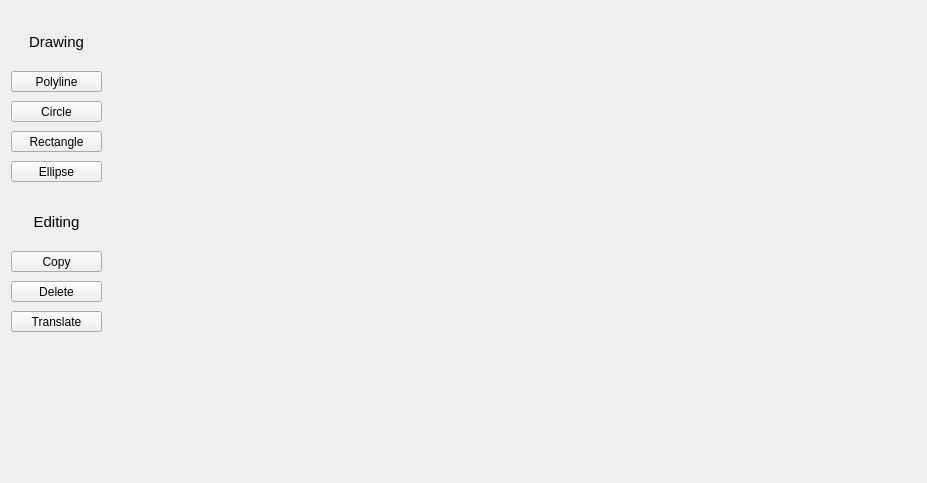
<?xml version="1.0" encoding="UTF-8"?>
<ui version="4.0">
 <class>MainWindow</class>
 <widget class="QWidget" name="MainWindow">
  <property name="geometry">
   <rect>
    <x>0</x>
    <y>0</y>
    <width>927</width>
    <height>483</height>
   </rect>
  </property>
  <property name="windowTitle">
   <string>ELVIS</string>
  </property>
  <layout class="QGridLayout" name="gridLayout">
   <item row="0" column="0">
    <widget class="QWidget" name="centralWidget" native="true">
     <property name="minimumSize">
      <size>
       <width>91</width>
       <height>421</height>
      </size>
     </property>
     <property name="maximumSize">
      <size>
       <width>91</width>
       <height>421</height>
      </size>
     </property>
     <widget class="QLabel" name="label">
      <property name="geometry">
       <rect>
        <x>10</x>
        <y>10</y>
        <width>71</width>
        <height>41</height>
       </rect>
      </property>
      <property name="minimumSize">
       <size>
        <width>71</width>
        <height>41</height>
       </size>
      </property>
      <property name="maximumSize">
       <size>
        <width>71</width>
        <height>41</height>
       </size>
      </property>
      <property name="font">
       <font>
        <pointsize>11</pointsize>
       </font>
      </property>
      <property name="text">
       <string>Drawing</string>
      </property>
      <property name="alignment">
       <set>Qt::AlignCenter</set>
      </property>
      <property name="wordWrap">
       <bool>false</bool>
      </property>
     </widget>
     <widget class="QPushButton" name="pushButton">
      <property name="geometry">
       <rect>
        <x>0</x>
        <y>60</y>
        <width>91</width>
        <height>21</height>
       </rect>
      </property>
      <property name="maximumSize">
       <size>
        <width>91</width>
        <height>21</height>
       </size>
      </property>
      <property name="text">
       <string>Polyline</string>
      </property>
     </widget>
     <widget class="QLabel" name="label_2">
      <property name="geometry">
       <rect>
        <x>10</x>
        <y>190</y>
        <width>71</width>
        <height>41</height>
       </rect>
      </property>
      <property name="maximumSize">
       <size>
        <width>71</width>
        <height>41</height>
       </size>
      </property>
      <property name="font">
       <font>
        <pointsize>11</pointsize>
       </font>
      </property>
      <property name="text">
       <string>Editing</string>
      </property>
      <property name="alignment">
       <set>Qt::AlignCenter</set>
      </property>
      <property name="wordWrap">
       <bool>false</bool>
      </property>
     </widget>
     <widget class="QPushButton" name="pushButton_2">
      <property name="geometry">
       <rect>
        <x>0</x>
        <y>90</y>
        <width>91</width>
        <height>21</height>
       </rect>
      </property>
      <property name="maximumSize">
       <size>
        <width>91</width>
        <height>21</height>
       </size>
      </property>
      <property name="text">
       <string>Circle</string>
      </property>
     </widget>
     <widget class="QPushButton" name="pushButton_3">
      <property name="geometry">
       <rect>
        <x>0</x>
        <y>120</y>
        <width>91</width>
        <height>21</height>
       </rect>
      </property>
      <property name="maximumSize">
       <size>
        <width>91</width>
        <height>21</height>
       </size>
      </property>
      <property name="text">
       <string>Rectangle</string>
      </property>
     </widget>
     <widget class="QPushButton" name="pushButton_4">
      <property name="geometry">
       <rect>
        <x>0</x>
        <y>150</y>
        <width>91</width>
        <height>21</height>
       </rect>
      </property>
      <property name="maximumSize">
       <size>
        <width>91</width>
        <height>21</height>
       </size>
      </property>
      <property name="text">
       <string>Ellipse</string>
      </property>
     </widget>
     <widget class="QPushButton" name="pushButton_5">
      <property name="geometry">
       <rect>
        <x>0</x>
        <y>240</y>
        <width>91</width>
        <height>21</height>
       </rect>
      </property>
      <property name="maximumSize">
       <size>
        <width>91</width>
        <height>21</height>
       </size>
      </property>
      <property name="text">
       <string>Copy</string>
      </property>
     </widget>
     <widget class="QPushButton" name="pushButton_6">
      <property name="geometry">
       <rect>
        <x>0</x>
        <y>270</y>
        <width>91</width>
        <height>21</height>
       </rect>
      </property>
      <property name="maximumSize">
       <size>
        <width>91</width>
        <height>21</height>
       </size>
      </property>
      <property name="text">
       <string>Delete</string>
      </property>
     </widget>
     <widget class="QPushButton" name="pushButton_7">
      <property name="geometry">
       <rect>
        <x>0</x>
        <y>300</y>
        <width>91</width>
        <height>21</height>
       </rect>
      </property>
      <property name="maximumSize">
       <size>
        <width>91</width>
        <height>21</height>
       </size>
      </property>
      <property name="text">
       <string>Translate</string>
      </property>
     </widget>
    </widget>
   </item>
   <item row="0" column="1">
    <spacer name="horizontalSpacer">
     <property name="orientation">
      <enum>Qt::Horizontal</enum>
     </property>
     <property name="sizeType">
      <enum>QSizePolicy::Maximum</enum>
     </property>
     <property name="sizeHint" stdset="0">
      <size>
       <width>2</width>
       <height>20</height>
      </size>
     </property>
    </spacer>
   </item>
   <item row="0" column="2" rowspan="2">
    <widget class="GLWidget" name="widget" native="true">
     <property name="minimumSize">
      <size>
       <width>801</width>
       <height>451</height>
      </size>
     </property>
     <property name="styleSheet">
      <string notr="true"/>
     </property>
    </widget>
   </item>
   <item row="1" column="0">
    <spacer name="verticalSpacer">
     <property name="orientation">
      <enum>Qt::Vertical</enum>
     </property>
     <property name="sizeType">
      <enum>QSizePolicy::Maximum</enum>
     </property>
     <property name="sizeHint" stdset="0">
      <size>
       <width>20</width>
       <height>18</height>
      </size>
     </property>
    </spacer>
   </item>
  </layout>
 </widget>
 <layoutdefault spacing="6" margin="11"/>
 <customwidgets>
  <customwidget>
   <class>GLWidget</class>
   <extends>QWidget</extends>
   <header>GLWidget.h</header>
   <container>1</container>
   <slots>
    <slot>drawPolyline()</slot>
    <slot>drawCircle()</slot>
    <slot>drawRectangle()</slot>
    <slot>drawEllipse()</slot>
    <slot>editCopy()</slot>
    <slot>editDelete()</slot>
    <slot>editTranslation()</slot>
   </slots>
  </customwidget>
 </customwidgets>
 <resources/>
 <connections>
  <connection>
   <sender>pushButton</sender>
   <signal>clicked()</signal>
   <receiver>widget</receiver>
   <slot>drawPolyline()</slot>
   <hints>
    <hint type="sourcelabel">
     <x>71</x>
     <y>102</y>
    </hint>
    <hint type="destinationlabel">
     <x>147</x>
     <y>98</y>
    </hint>
   </hints>
  </connection>
  <connection>
   <sender>pushButton_2</sender>
   <signal>clicked()</signal>
   <receiver>widget</receiver>
   <slot>drawCircle()</slot>
   <hints>
    <hint type="sourcelabel">
     <x>70</x>
     <y>132</y>
    </hint>
    <hint type="destinationlabel">
     <x>201</x>
     <y>130</y>
    </hint>
   </hints>
  </connection>
  <connection>
   <sender>pushButton_3</sender>
   <signal>clicked()</signal>
   <receiver>widget</receiver>
   <slot>drawRectangle()</slot>
   <hints>
    <hint type="sourcelabel">
     <x>58</x>
     <y>166</y>
    </hint>
    <hint type="destinationlabel">
     <x>186</x>
     <y>162</y>
    </hint>
   </hints>
  </connection>
  <connection>
   <sender>pushButton_4</sender>
   <signal>clicked()</signal>
   <receiver>widget</receiver>
   <slot>drawEllipse()</slot>
   <hints>
    <hint type="sourcelabel">
     <x>71</x>
     <y>190</y>
    </hint>
    <hint type="destinationlabel">
     <x>152</x>
     <y>196</y>
    </hint>
   </hints>
  </connection>
  <connection>
   <sender>pushButton_5</sender>
   <signal>clicked()</signal>
   <receiver>widget</receiver>
   <slot>editCopy()</slot>
   <hints>
    <hint type="sourcelabel">
     <x>60</x>
     <y>283</y>
    </hint>
    <hint type="destinationlabel">
     <x>137</x>
     <y>284</y>
    </hint>
   </hints>
  </connection>
  <connection>
   <sender>pushButton_7</sender>
   <signal>clicked()</signal>
   <receiver>widget</receiver>
   <slot>editTranslation()</slot>
   <hints>
    <hint type="sourcelabel">
     <x>81</x>
     <y>341</y>
    </hint>
    <hint type="destinationlabel">
     <x>194</x>
     <y>337</y>
    </hint>
   </hints>
  </connection>
 </connections>
</ui>
